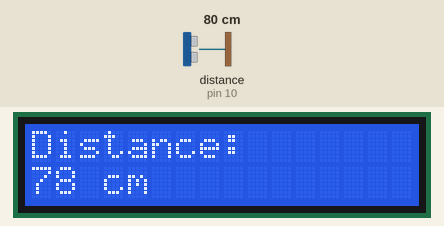
Simulated run of this sketch. Board: Arduino Uno, built with avr-gcc and run on an emulated ATmega328P. Shown: 16×2 character LCD. Wiring (inferred from the names in the program): ultrasonic range finder: trigger pin 9; echo pin 10. The inputs (shaded band) are chosen by the test bench; at power-on: distance to the obstacle (sensor on pin 10) 80 cm. The echo pulse lasts 58.3 µs per cm.

Above: at 1.2 s.
1.3 s: distance to the obstacle (sensor on pin 10) set to 2 cm
At 3.4 s:
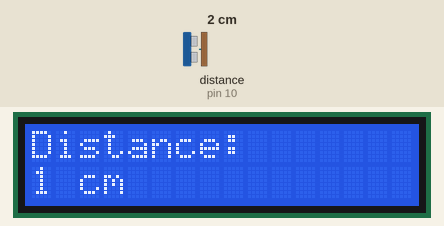
3.6 s: distance to the obstacle (sensor on pin 10) set to 4 cm
At 4.9 s:
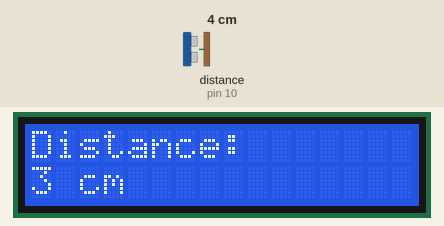
5.2 s: distance to the obstacle (sensor on pin 10) set to 9 cm
At 6.0 s:
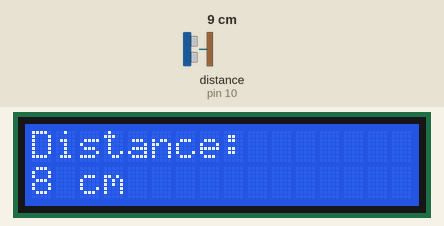
Timing chart, 0 to 8.2 s (numbered marks = the images above; inputs shaded):
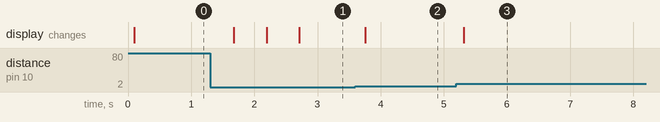

Measured:
- after the input at 1.3 s, the display: changes after 0.37 s (image 1)
- after the input at 3.6 s, the display: changes after 0.16 s (image 2)
- after the input at 5.2 s, the display: changes after 0.12 s (image 3)

The sketch:

factory_method_implementation_ultrsonic_led.ino
```cpp
#include "SensorFactory.h"
#include "DisplayFactory.h"

Sensor* sensor;
Display* display;

void setup() {
    Serial.begin(9600);

    // Create the sensor and display using the factories
    sensor = SensorFactory::createSensor(ULTRASONIC_SENSOR);
    display = DisplayFactory::createDisplay(LCD_DISPLAY);

    // Initialize the sensor and display
    if (sensor != nullptr) {
        sensor->begin();
    } else {
        Serial.println("Failed to create sensor");
    }

    if (display != nullptr) {
        display->begin();
        display->printMessage("Distance:");
    } else {
        Serial.println("Failed to create display");
    }
}

void loop() {
    if (sensor != nullptr && display != nullptr) {
        // Read sensor values
        long distance = sensor->readDistance();

        // Display the distance on the LCD
        display->printDistance(distance);

        delay(500);  // Wait for 0.5 seconds before the next reading
    }
}
```

Display.h
```cpp
#ifndef DISPLAY_H
#define DISPLAY_H

class Display {
public:
    virtual void begin() = 0;
    virtual void printMessage(const char* message) = 0;
    virtual void printDistance(long distance) = 0;
};

#endif
```

DisplayFactory.h
```cpp
#ifndef DISPLAY_FACTORY_H
#define DISPLAY_FACTORY_H

#include "Display.h"
#include "LCDDisplay.h"

enum DisplayType {
    LCD_DISPLAY
};

class DisplayFactory {
public:
    static Display* createDisplay(DisplayType type) {
        switch (type) {
            case LCD_DISPLAY:
                return new LCDDisplay();
            default:
                return nullptr;
        }
    }
};

#endif
```

Sensor.h
```cpp
#ifndef SENSOR_H
#define SENSOR_H

class Sensor {
public:
    virtual void begin() = 0;
    virtual long readDistance() = 0;
};

#endif
```

SensorFactory.h
```cpp
#ifndef SENSOR_FACTORY_H
#define SENSOR_FACTORY_H

#include "Sensor.h"
#include "UltrasonicSensor.h"

enum SensorType {
    ULTRASONIC_SENSOR
};

class SensorFactory {
public:
    static Sensor* createSensor(SensorType type) {
        switch (type) {
            case ULTRASONIC_SENSOR:
                return new UltrasonicSensor();
            default:
                return nullptr;
        }
    }
};

#endif
```

UltrasonicSensor.h
```cpp
#ifndef ULTRASONIC_SENSOR_H
#define ULTRASONIC_SENSOR_H

#include "Sensor.h"

const int trigPin = 9;
const int echoPin = 10;

class UltrasonicSensor : public Sensor {
public:
    void begin() override {
        pinMode(trigPin, OUTPUT);
        pinMode(echoPin, INPUT);
    }

    long readDistance() override {
        digitalWrite(trigPin, LOW);
        delayMicroseconds(2);
        digitalWrite(trigPin, HIGH);
        delayMicroseconds(10);
        digitalWrite(trigPin, LOW);

        long duration = pulseIn(echoPin, HIGH);
        long distance = duration * 0.034 / 2;

        return distance;
    }
};

#endif
```

LCDDisplay.h
```cpp
#ifndef LCD_DISPLAY_H
#define LCD_DISPLAY_H

#include <Wire.h>
#include <LiquidCrystal_I2C.h>
#include "Display.h"

class LCDDisplay : public Display {
private:
    LiquidCrystal_I2C lcd;

public:
    LCDDisplay() : lcd(0x27, 16, 2) {}

    void begin() override {
        lcd.init();
        lcd.backlight();
    }

    void printMessage(const char* message) override {
        lcd.setCursor(0, 0);
        lcd.print(message);
    }

    void printDistance(long distance) override {
        lcd.setCursor(0, 1);
        lcd.print("                ");  // Clear the previous value
        lcd.setCursor(0, 1);
        lcd.print(distance);
        lcd.print(" cm");
    }
};

#endif
```
